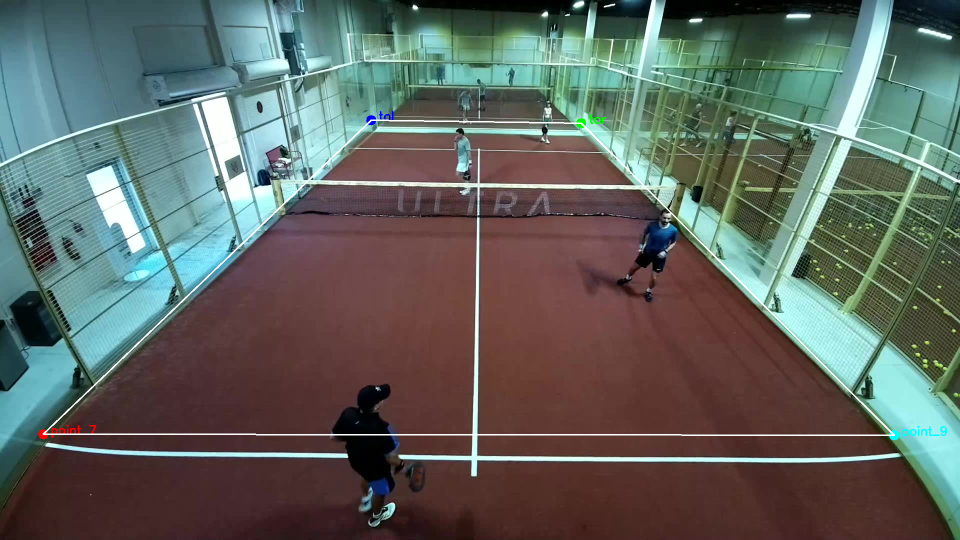
#> input picture _original_tennis/inference_test.png, 1920 x 1080 px (shown at 1/2 size)
$ python -i find_top_service_aggressive.py   (imports and definitions only)
#> lines starting #> are read from the running program, lines starting #| are printed output that depends on the picture
#> further down, picture is the input picture: shape (1080, 1920, 3); mean B, G, R 95.4, 100.8, 95.3
#!/usr/bin/env python3
"""
Aggressive approach: Try multiple strategies to find the top service line.
"""
import sys
import math
from pathlib import Path
from typing import List, Tuple, Optional
from collections import defaultdict

import numpy as np
import cv2 as cv

sys.path.insert(0, str(Path(__file__).parent / "src"))

from compute_t_intersection import (
    read_frame,
    detect_lights_off,
    CourtLinePixelDetector,
    CLPDParams,
    CourtLineCandidateDetector,
    CLCDParams,
    pick_horizontal_and_vertical,
    resize_for_display,
    Line,
)
from src.utils import ImagePoint


def enhance_image_for_lines(frame: np.ndarray) -> np.ndarray:
    """Enhance the image to make white lines more visible."""
    # Convert to LAB color space
    lab = cv.cvtColor(frame, cv.COLOR_BGR2LAB)
#> lab: shape (1080, 1920, 3); mean of channels 0, 1, 2 106.3, 126.9, 131.7
    l, a, b = cv.split(lab)
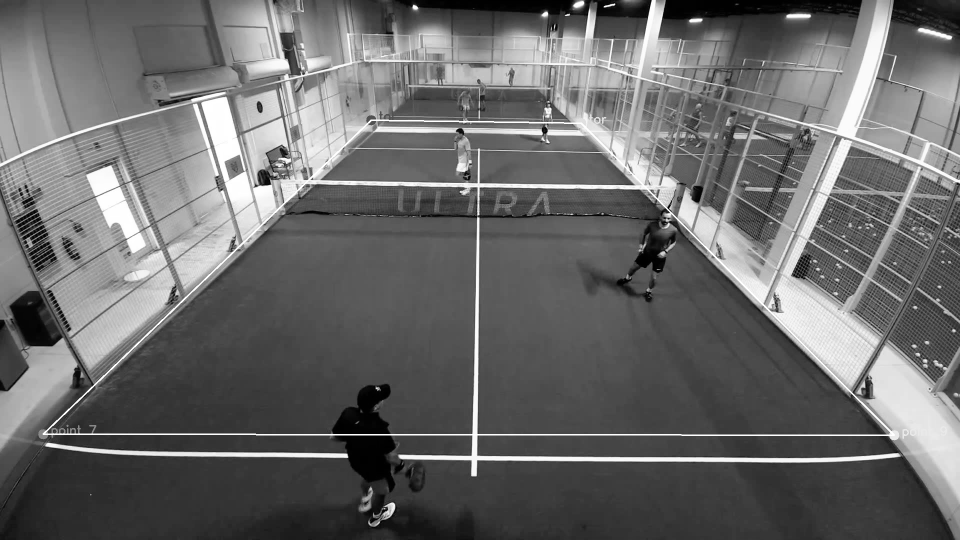
#> l: shape (1080, 1920) (shown at 1/2 size); min 0, max 255, mean 106.3
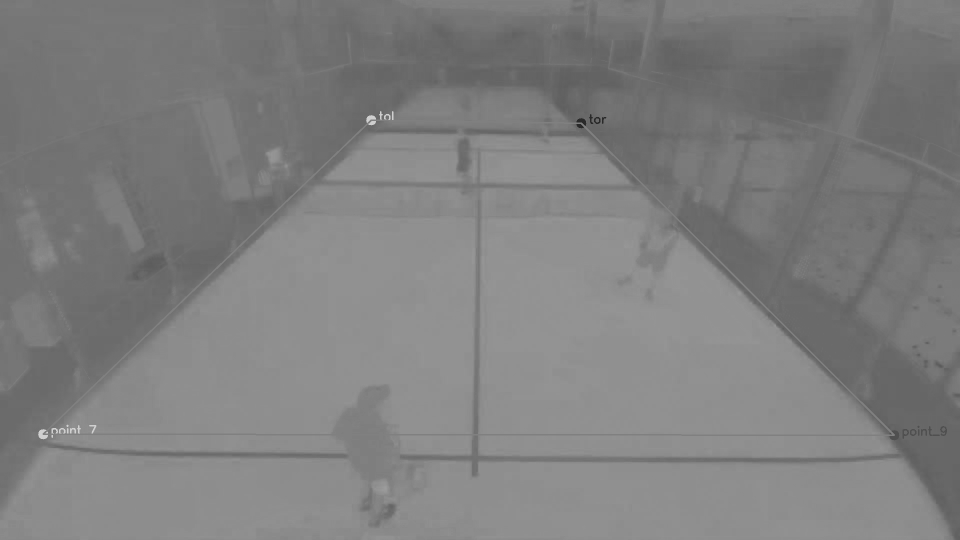
#> a: shape (1080, 1920) (shown at 1/2 size); min 42, max 208, mean 126.9
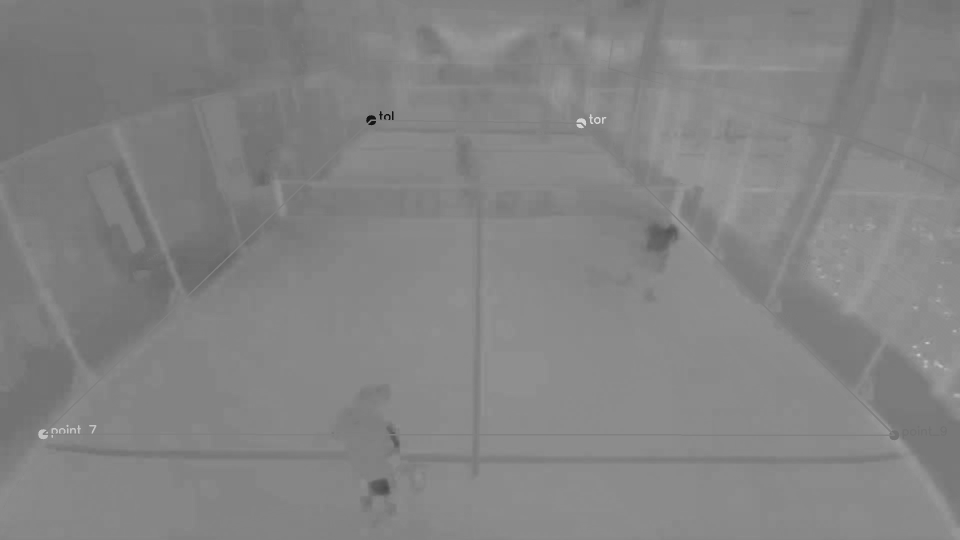
#> b: shape (1080, 1920) (shown at 1/2 size); min 20, max 211, mean 131.7
#> (the run stopped early here; a loop or call above may not have finished)
